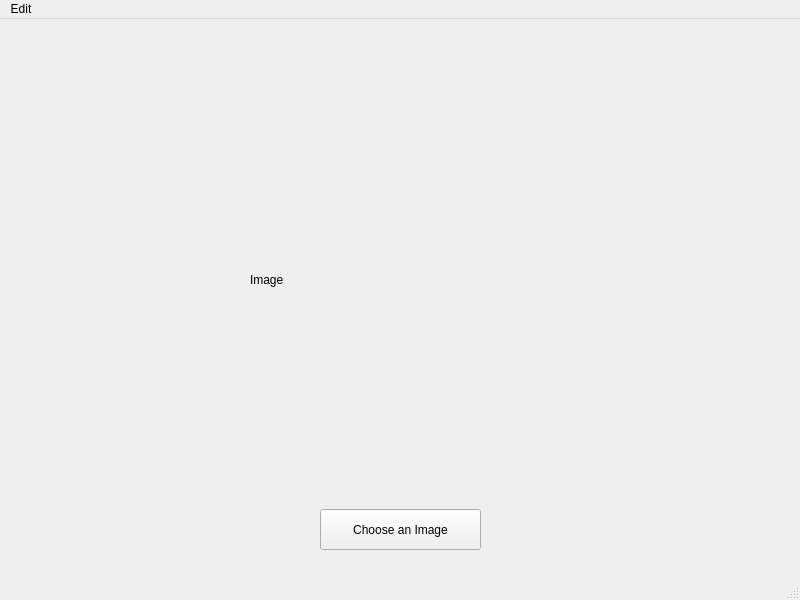
<?xml version="1.0" encoding="UTF-8"?>
<ui version="4.0">
 <class>MainWindow</class>
 <widget class="QMainWindow" name="MainWindow">
  <property name="geometry">
   <rect>
    <x>0</x>
    <y>0</y>
    <width>800</width>
    <height>600</height>
   </rect>
  </property>
  <property name="windowTitle">
   <string>MainWindow</string>
  </property>
  <widget class="QWidget" name="centralwidget">
   <widget class="QPushButton" name="myButton">
    <property name="geometry">
     <rect>
      <x>320</x>
      <y>490</y>
      <width>161</width>
      <height>41</height>
     </rect>
    </property>
    <property name="text">
     <string>Choose an Image</string>
    </property>
   </widget>
   <widget class="QLabel" name="label">
    <property name="geometry">
     <rect>
      <x>250</x>
      <y>70</y>
      <width>521</width>
      <height>381</height>
     </rect>
    </property>
    <property name="text">
     <string>Image</string>
    </property>
   </widget>
  </widget>
  <widget class="QMenuBar" name="menubar">
   <property name="geometry">
    <rect>
     <x>0</x>
     <y>0</y>
     <width>800</width>
     <height>25</height>
    </rect>
   </property>
   <widget class="QMenu" name="menuEdit">
    <property name="title">
     <string>Edit</string>
    </property>
    <addaction name="actionChange_the_Color_2"/>
   </widget>
   <addaction name="menuEdit"/>
  </widget>
  <widget class="QStatusBar" name="statusbar"/>
  <action name="actionChange_the_Color">
   <property name="text">
    <string>Change the Color</string>
   </property>
  </action>
  <action name="actionChange_the_Color_2">
   <property name="text">
    <string>Change the Color</string>
   </property>
  </action>
 </widget>
 <resources/>
 <connections/>
</ui>
